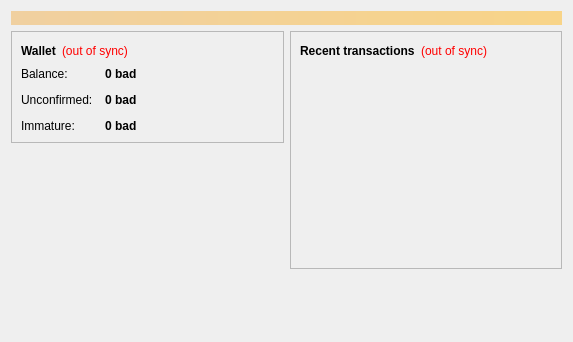
<?xml version="1.0" encoding="UTF-8"?>
<ui version="4.0">
 <class>OverviewPage</class>
 <widget class="QWidget" name="OverviewPage">
  <property name="geometry">
   <rect>
    <x>0</x>
    <y>0</y>
    <width>573</width>
    <height>342</height>
   </rect>
  </property>
  <property name="windowTitle">
   <string>Form</string>
  </property>
  <layout class="QVBoxLayout" name="topLayout">
   <item>
    <widget class="QLabel" name="labelAlerts">
     <property name="visible">
      <bool>false</bool>
     </property>
     <property name="styleSheet">
      <string notr="true">background-color: qlineargradient(x1: 0, y1: 0, x2: 1, y2: 0, stop:0 #F0D0A0, stop:1 #F8D488); color:#000000;</string>
     </property>
     <property name="wordWrap">
      <bool>true</bool>
     </property>
     <property name="margin">
      <number>3</number>
     </property>
    </widget>
   </item>
   <item>
    <layout class="QHBoxLayout" name="horizontalLayout" stretch="1,1">
     <item>
      <layout class="QVBoxLayout" name="verticalLayout_2">
       <item>
        <widget class="QFrame" name="frame">
         <property name="frameShape">
          <enum>QFrame::StyledPanel</enum>
         </property>
         <property name="frameShadow">
          <enum>QFrame::Raised</enum>
         </property>
         <layout class="QVBoxLayout" name="verticalLayout_4">
          <item>
           <layout class="QHBoxLayout" name="horizontalLayout_4">
            <item>
             <widget class="QLabel" name="label_5">
              <property name="font">
               <font>
                <weight>75</weight>
                <bold>true</bold>
               </font>
              </property>
              <property name="text">
               <string>Wallet</string>
              </property>
             </widget>
            </item>
            <item>
             <widget class="QLabel" name="labelWalletStatus">
              <property name="toolTip">
               <string>The displayed information may be out of date. Your wallet automatically synchronizes with the BusinessAngelDust network after a connection is established, but this process has not completed yet.</string>
              </property>
              <property name="styleSheet">
               <string notr="true">QLabel { color: red; }</string>
              </property>
              <property name="text">
               <string notr="true">(out of sync)</string>
              </property>
              <property name="alignment">
               <set>Qt::AlignLeading|Qt::AlignLeft|Qt::AlignVCenter</set>
              </property>
             </widget>
            </item>
            <item>
             <spacer name="horizontalSpacer_2">
              <property name="orientation">
               <enum>Qt::Horizontal</enum>
              </property>
              <property name="sizeHint" stdset="0">
               <size>
                <width>40</width>
                <height>20</height>
               </size>
              </property>
             </spacer>
            </item>
           </layout>
          </item>
          <item>
           <layout class="QFormLayout" name="formLayout_2">
            <property name="fieldGrowthPolicy">
             <enum>QFormLayout::AllNonFixedFieldsGrow</enum>
            </property>
            <property name="horizontalSpacing">
             <number>12</number>
            </property>
            <property name="verticalSpacing">
             <number>12</number>
            </property>
            <item row="0" column="0">
             <widget class="QLabel" name="label">
              <property name="text">
               <string>Balance:</string>
              </property>
             </widget>
            </item>
            <item row="0" column="1">
             <widget class="QLabel" name="labelBalance">
              <property name="font">
               <font>
                <weight>75</weight>
                <bold>true</bold>
               </font>
              </property>
              <property name="cursor">
               <cursorShape>IBeamCursor</cursorShape>
              </property>
              <property name="toolTip">
               <string>Your current balance</string>
              </property>
              <property name="text">
               <string notr="true">0 bad</string>
              </property>
              <property name="textInteractionFlags">
               <set>Qt::LinksAccessibleByMouse|Qt::TextSelectableByKeyboard|Qt::TextSelectableByMouse</set>
              </property>
             </widget>
            </item>
            <item row="1" column="0">
             <widget class="QLabel" name="label_3">
              <property name="text">
               <string>Unconfirmed:</string>
              </property>
             </widget>
            </item>
            <item row="1" column="1">
             <widget class="QLabel" name="labelUnconfirmed">
              <property name="font">
               <font>
                <weight>75</weight>
                <bold>true</bold>
               </font>
              </property>
              <property name="cursor">
               <cursorShape>IBeamCursor</cursorShape>
              </property>
              <property name="toolTip">
               <string>Total of transactions that have yet to be confirmed, and do not yet count toward the current balance</string>
              </property>
              <property name="text">
               <string notr="true">0 bad</string>
              </property>
              <property name="textInteractionFlags">
               <set>Qt::LinksAccessibleByMouse|Qt::TextSelectableByKeyboard|Qt::TextSelectableByMouse</set>
              </property>
             </widget>
            </item>
            <item row="2" column="0">
             <widget class="QLabel" name="labelImmatureText">
              <property name="text">
               <string>Immature:</string>
              </property>
             </widget>
            </item>
            <item row="2" column="1">
             <widget class="QLabel" name="labelImmature">
              <property name="font">
               <font>
                <weight>75</weight>
                <bold>true</bold>
               </font>
              </property>
              <property name="toolTip">
               <string>Mined balance that has not yet matured</string>
              </property>
              <property name="text">
               <string notr="true">0 bad</string>
              </property>
              <property name="textInteractionFlags">
               <set>Qt::LinksAccessibleByMouse|Qt::TextSelectableByKeyboard|Qt::TextSelectableByMouse</set>
              </property>
             </widget>
            </item>
           </layout>
          </item>
         </layout>
        </widget>
       </item>
       <item>
        <spacer name="verticalSpacer">
         <property name="orientation">
          <enum>Qt::Vertical</enum>
         </property>
         <property name="sizeHint" stdset="0">
          <size>
           <width>20</width>
           <height>40</height>
          </size>
         </property>
        </spacer>
       </item>
      </layout>
     </item>
     <item>
      <layout class="QVBoxLayout" name="verticalLayout_3">
       <item>
        <widget class="QFrame" name="frame_2">
         <property name="frameShape">
          <enum>QFrame::StyledPanel</enum>
         </property>
         <property name="frameShadow">
          <enum>QFrame::Raised</enum>
         </property>
         <layout class="QVBoxLayout" name="verticalLayout">
          <item>
           <layout class="QHBoxLayout" name="horizontalLayout_2">
            <item>
             <widget class="QLabel" name="label_4">
              <property name="text">
               <string>&lt;b&gt;Recent transactions&lt;/b&gt;</string>
              </property>
             </widget>
            </item>
            <item>
             <widget class="QLabel" name="labelTransactionsStatus">
              <property name="toolTip">
               <string>The displayed information may be out of date. Your wallet automatically synchronizes with the BusinessAngelDust network after a connection is established, but this process has not completed yet.</string>
              </property>
              <property name="styleSheet">
               <string notr="true">QLabel { color: red; }</string>
              </property>
              <property name="text">
               <string notr="true">(out of sync)</string>
              </property>
              <property name="alignment">
               <set>Qt::AlignRight|Qt::AlignTrailing|Qt::AlignVCenter</set>
              </property>
             </widget>
            </item>
            <item>
             <spacer name="horizontalSpacer">
              <property name="orientation">
               <enum>Qt::Horizontal</enum>
              </property>
              <property name="sizeHint" stdset="0">
               <size>
                <width>40</width>
                <height>20</height>
               </size>
              </property>
             </spacer>
            </item>
           </layout>
          </item>
          <item>
           <widget class="QListView" name="listTransactions">
            <property name="styleSheet">
             <string notr="true">QListView { background: transparent; }</string>
            </property>
            <property name="frameShape">
             <enum>QFrame::NoFrame</enum>
            </property>
            <property name="verticalScrollBarPolicy">
             <enum>Qt::ScrollBarAlwaysOff</enum>
            </property>
            <property name="horizontalScrollBarPolicy">
             <enum>Qt::ScrollBarAlwaysOff</enum>
            </property>
            <property name="selectionMode">
             <enum>QAbstractItemView::NoSelection</enum>
            </property>
           </widget>
          </item>
         </layout>
        </widget>
       </item>
       <item>
        <spacer name="verticalSpacer_2">
         <property name="orientation">
          <enum>Qt::Vertical</enum>
         </property>
         <property name="sizeHint" stdset="0">
          <size>
           <width>20</width>
           <height>40</height>
          </size>
         </property>
        </spacer>
       </item>
      </layout>
     </item>
    </layout>
   </item>
  </layout>
 </widget>
 <resources/>
 <connections/>
</ui>
